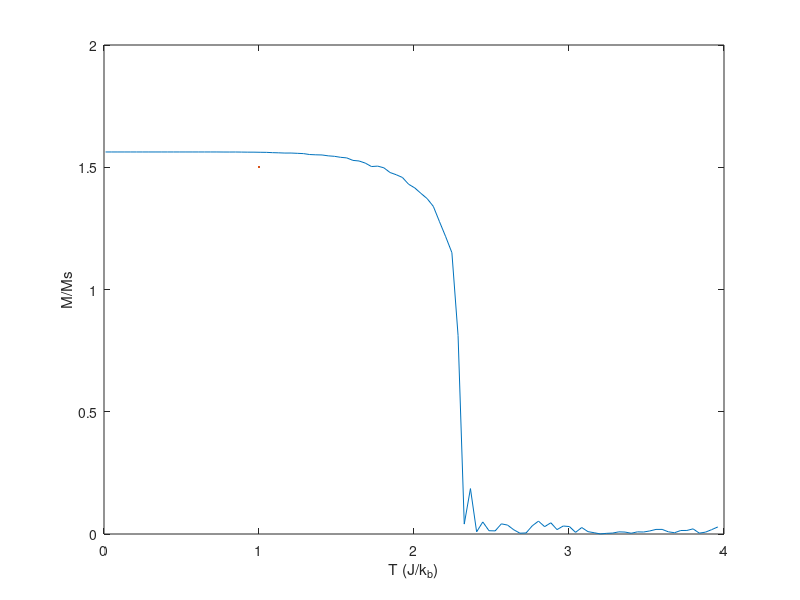

Reproduce this figure in MATLAB.
clear
clc

data = load("data.txt");
N = 200*200;

figure(1)
plot(abs(data(:,2)),abs(data(:,1)/N),LineWidth=1.5)
xlabel('T (J/k_b)');
ylabel('M/Ms');